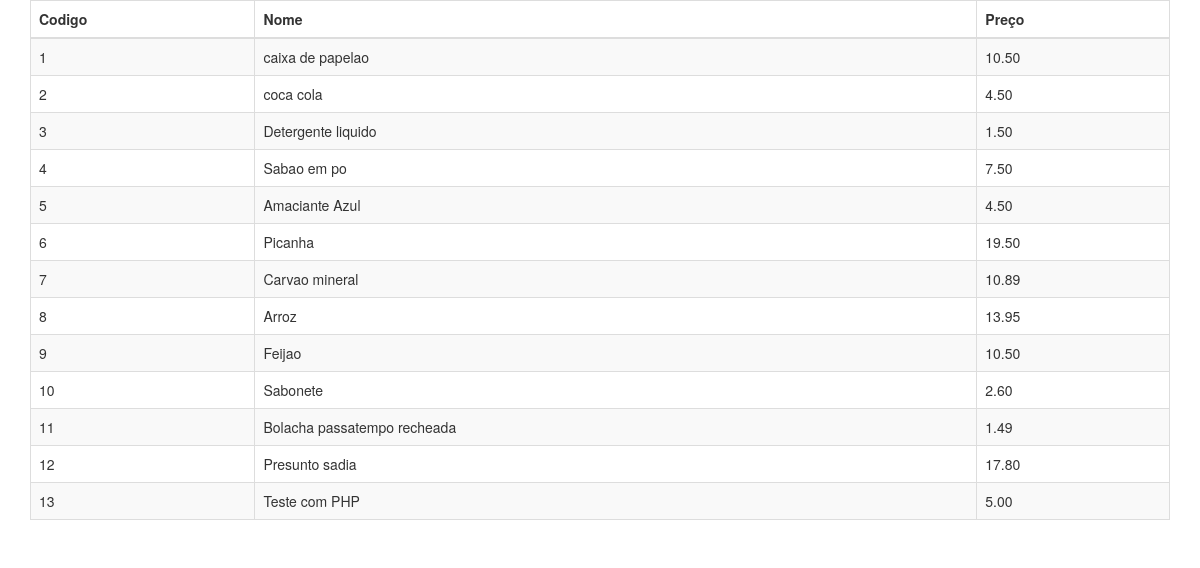
Page /banco/index.php on the committed database.
### tables this page shows
CREATE TABLE IF NOT EXISTS `produtos` (
  `id` int(11) NOT NULL AUTO_INCREMENT,
  `nome` varchar(255) NOT NULL,
  `preco` decimal(15,2) NOT NULL,
  PRIMARY KEY (`id`)
);

### banco/index.php (the view, shortened to what this page needs)
<!DOCTYPE html>
<html>
    <head>
        <link rel="stylesheet" href="https://maxcdn.bootstrapcdn.com/bootstrap/3.3.6/css/bootstrap.min.css">
    </head>
    <body>
        <div class="container">
            <table class="table table-striped table-bordered">
                <thead>
                    <tr>
                        <th>Codigo</th>
                        <th>Nome</th>
                        <th>Preço</th>
                    </tr>
                </thead>
                <tbody>
                    <?php
                    $conexao = new mysqli('localhost', 'root', '', 'emerson');
                    $sql = "select * from produtos";
                    $query = $conexao->query($sql);
                    while ($resultado = $query->fetch_array()) {
                        ?>
                        <tr>
                            <td><?php echo $resultado['id']; ?></td>
                            <td><?php echo $resultado['nome']; ?></td>
                            <td><?php echo $resultado['preco']; ?></td>
                        </tr>
                    <?php } ?>
                </tbody>
            </table>
        </div>
    </body>
</html>

### rows in the picture
produtos: id "1", nome "caixa de papelao", preco "10.50"
produtos: id "2", nome "coca cola", preco "4.50"
produtos: id "3", nome "Detergente liquido", preco "1.50"
produtos: id "4", nome "Sabao em po", preco "7.50"
produtos: id "5", nome "Amaciante Azul", preco "4.50"
produtos: id "6", nome "Picanha", preco "19.50"
produtos: id "7", nome "Carvao mineral", preco "10.89"
produtos: id "8", nome "Arroz", preco "13.95"
produtos: id "9", nome "Feijao", preco "10.50"
produtos: id "10", nome "Sabonete", preco "2.60"
produtos: id "11", nome "Bolacha passatempo recheada", preco "1.49"
produtos: id "12", nome "Presunto sadia", preco "17.80"
produtos: id "13", nome "Teste com PHP", preco "5.00"
